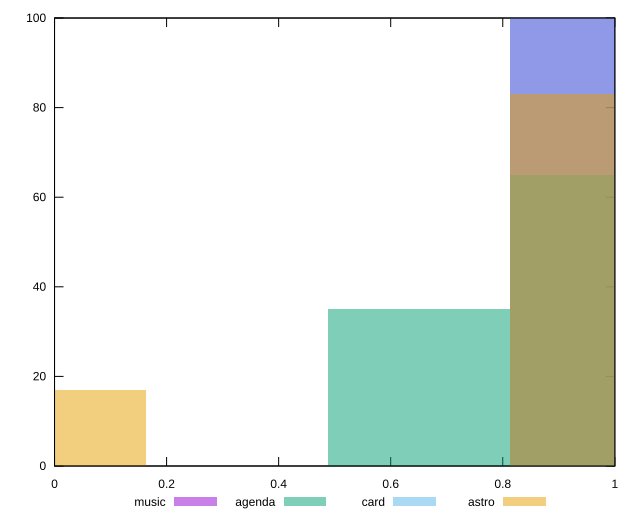

Reproduce this figure in gnuplot.
reset

$music <<EOF
0.9752255858294658 100
EOF

$agenda <<EOF
0.9752255858294658 65
0.6501503905529772 35
EOF

$card <<EOF
0.9752255858294658 100
EOF

$astro <<EOF
0.9752255858294658 83
0 17
EOF

set key outside below
set boxwidth 0.3250751952764886
set xrange [0:1]
set yrange [0:100]
set trange [0:100]
set style fill transparent solid 0.5 noborder
set terminal svg size 640, 520 enhanced background rgb 'white'
set output "reports/report_00032_2021-02-25T10-28-15.087Z/cumulative-layout-shift/comparison/histogram/all_score.svg"

plot $music title "music" with boxes, \
     $agenda title "agenda" with boxes, \
     $card title "card" with boxes, \
     $astro title "astro" with boxes

reset
